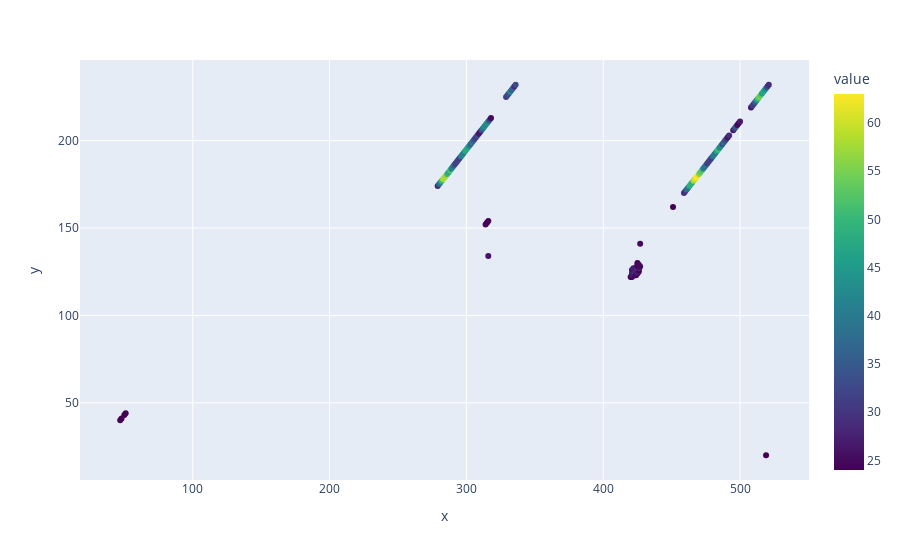

Write notebook code for a chart like this one.
### Code cell
# visualzie the mtrix using plolty as scatter points in 2D
df=matrix
df.columns=[i for i in range(len(df.columns))]
df.index=[i for i in range(len(df.index))]

df=df.stack().reset_index()
df.columns=['x','y','value']
df=df[df['value']!=0]


fig = px.scatter(df, x='x', y='y', color='value', color_continuous_scale='Viridis')
fig.show()

### Figure 1 — Plotly figure (JSON) as saved in the notebook; plotly's stock layout.template omitted (floating-point values rounded to 4 significant figures; data arrays with more than 128 entries replaced by an {"elided": "..."} marker saying what was removed)
{"data": [{"hovertemplate": "x=%{x}<br>y=%{y}<br>value=%{marker.color}<extra></extra>", "legendgroup": "", "marker": {"color": {"elided": "146 int values"}, "coloraxis": "coloraxis", "symbol": "circle"}, "mode": "markers", "name": "", "orientation": "v", "showlegend": false, "type": "scatter", "x": {"elided": "146 int values"}, "xaxis": "x", "y": {"elided": "146 int values"}, "yaxis": "y"}], "layout": {"coloraxis": {"colorbar": {"title": {"text": "value"}}, "colorscale": [[0, "#440154"], [0.1111, "#482878"], [0.2222, "#3e4989"], [0.3333, "#31688e"], [0.4444, "#26828e"], [0.5556, "#1f9e89"], [0.6667, "#35b779"], [0.7778, "#6ece58"], [0.8889, "#b5de2b"], [1, "#fde725"]]}, "legend": {"tracegroupgap": 0}, "margin": {"t": 60}, "xaxis": {"anchor": "y", "domain": [0, 1], "title": {"text": "x"}}, "yaxis": {"anchor": "x", "domain": [0, 1], "title": {"text": "y"}}}}
